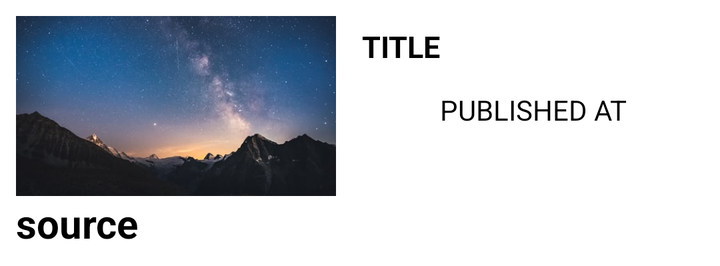
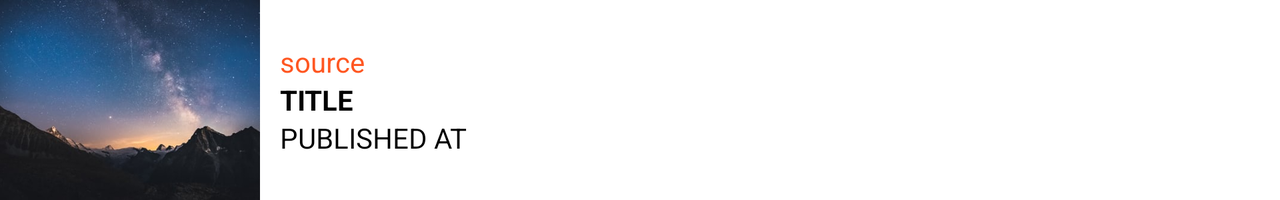

One screen, two layout resources from the same app: the default and the repository's alternative for another configuration. Each is rendered where Android would select it; the XML of both is given below.
<!-- AndroidManifest.xml: application theme Theme.NewsSearch -->
<!-- res/layout/news_list_item.xml -->
<?xml version="1.0" encoding="utf-8"?>
<androidx.constraintlayout.widget.ConstraintLayout xmlns:android="http://schemas.android.com/apk/res/android"
    xmlns:app="http://schemas.android.com/apk/res-auto"
    xmlns:tools="http://schemas.android.com/tools"
    android:layout_width="match_parent"
    android:layout_height="wrap_content"
    android:padding="8dp">

        <ImageView
            android:id="@+id/newsImageView"
            android:layout_width="160dp"
            android:layout_height="90dp"
            android:scaleType="centerCrop"
            android:src="@drawable/waffles"
            app:layout_constraintStart_toStartOf="parent"
            app:layout_constraintTop_toTopOf="parent" />

        <TextView
            android:id="@+id/newsNameTextView"
            android:layout_width="wrap_content"
            android:layout_height="wrap_content"
            android:text="source"
            android:textSize="20dp"
            android:textColor="@android:color/black"
            android:textStyle="bold"
            app:layout_constraintStart_toStartOf="parent"
            app:layout_constraintTop_toBottomOf="@+id/newsImageView" />

        <TextView
            android:id="@+id/title"
            android:layout_marginTop="5dp"
            android:paddingLeft="5dp"
            android:layout_width="0dp"
            android:layout_height="wrap_content"
            android:layout_marginStart="8dp"
            android:ellipsize="end"
            android:maxLines="3"
            android:text="TITLE"
            android:textColor="@android:color/black"
            android:textSize="15sp"
            android:textStyle="bold"
            app:layout_constraintRight_toRightOf="parent"
            app:layout_constraintLeft_toRightOf="@+id/newsImageView"
            app:layout_constraintTop_toTopOf="parent" />

    <TextView
        android:id="@+id/publishedAt"
        android:layout_width="wrap_content"
        android:layout_height="wrap_content"
        android:layout_marginStart="112dp"
        android:layout_marginTop="12dp"
        android:paddingLeft="100dp"
        android:paddingRight="5dp"
        android:text="PUBLISHED AT"
        android:textColor="@android:color/black"
        app:layout_constraintStart_toStartOf="parent"
        app:layout_constraintTop_toBottomOf="@+id/title" />

</androidx.constraintlayout.widget.ConstraintLayout>
<!-- resources referenced by this layout -->
<resources>
  <!-- drawable waffles: jpeg bitmap (drawable, 21970 bytes) -->
  <style name="Theme.NewsSearch" parent="Theme.MaterialComponents.DayNight.DarkActionBar">
          
          <item name="colorPrimary">@color/purple_500</item>
          <item name="colorPrimaryVariant">@color/purple_700</item>
          
          <item name="colorSecondary">@color/teal_200</item>
          <item name="colorSecondaryVariant">@color/teal_700</item>
          <item name="colorOnSecondary">@color/black</item>
          <item name="colorPrimaryDark">@color/colorPrimaryDark</item>
          
          <item name="android:statusBarColor" tools:targetApi="l">?attr/colorPrimaryVariant</item>
          
          
          <item name="colorOnPrimary">@color/white</item>
          
          <item name="colorAccent">@color/colorAccent</item>
          
      </style>
  <color name="purple_500">#FF6200EE</color>
  <color name="purple_700">#FF3700B3</color>
  <color name="teal_200">#FF03DAC5</color>
  <color name="teal_700">#FF018786</color>
  <color name="black">#FF000000</color>
  <color name="colorPrimaryDark">#E64A19</color>
  <color name="white">#FFFFFFFF</color>
  <color name="colorAccent">#009688</color>
</resources>
<!-- res/layout-land/news_list_item.xml (the repository's variant of the layout above) -->
<!-- drawn on the phone turned sideways -->
<LinearLayout xmlns:android="http://schemas.android.com/apk/res/android"
    android:orientation="horizontal"
    android:layout_width="match_parent"
    android:layout_height="wrap_content">

    <ImageView
        android:layout_width="130dp"
        android:layout_height="100dp"
        android:id="@+id/restaurantImageView"
        android:src="@drawable/waffles"
        android:scaleType="centerCrop"/>

    <LinearLayout
        android:orientation="vertical"
        android:layout_width="match_parent"
        android:layout_height="match_parent"
        android:gravity="center_vertical"
        android:padding="10dp">

        <TextView
            android:layout_width="wrap_content"
            android:layout_height="wrap_content"
            android:id="@+id/newsNameTextView"
            android:textSize="14dp"
            android:text="source"
            android:textColor="@color/colorPrimary"/>

        <TextView
            android:layout_width="wrap_content"
            android:layout_height="wrap_content"
            android:id="@+id/title"
            android:text="TITLE"
            android:textColor="@android:color/black"
            android:textSize="14dp"
            android:textStyle="bold" />

        <TextView
            android:layout_width="wrap_content"
            android:layout_height="wrap_content"
            android:text="PUBLISHED AT"
            android:id="@+id/publishedAt"
            android:textColor="@android:color/black"/>

    </LinearLayout>
</LinearLayout>
<!-- resources referenced by the variant -->
<!-- as the phone turned sideways resolves them -->
<resources>
  <color name="colorPrimary">#FF5722</color>
  <!-- drawable waffles: jpeg bitmap (drawable, 21970 bytes) -->
  <style name="Theme.NewsSearch" parent="Theme.MaterialComponents.DayNight.DarkActionBar">
          
          <item name="colorPrimary">@color/purple_500</item>
          <item name="colorPrimaryVariant">@color/purple_700</item>
          
          <item name="colorSecondary">@color/teal_200</item>
          <item name="colorSecondaryVariant">@color/teal_700</item>
          <item name="colorOnSecondary">@color/black</item>
          <item name="colorPrimaryDark">@color/colorPrimaryDark</item>
          
          <item name="android:statusBarColor" tools:targetApi="l">?attr/colorPrimaryVariant</item>
          
          
          <item name="colorOnPrimary">@color/white</item>
          
          <item name="colorAccent">@color/colorAccent</item>
          
      </style>
  <color name="purple_500">#FF6200EE</color>
  <color name="purple_700">#FF3700B3</color>
  <color name="teal_200">#FF03DAC5</color>
  <color name="teal_700">#FF018786</color>
  <color name="black">#FF000000</color>
  <color name="colorPrimaryDark">#E64A19</color>
  <color name="white">#FFFFFFFF</color>
  <color name="colorAccent">#009688</color>
</resources>
